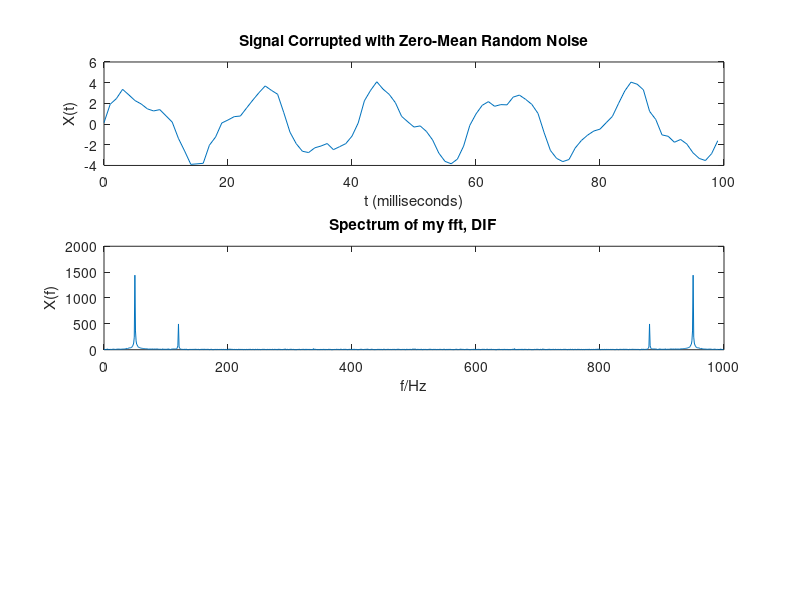

This chart was generated by the following MATLAB code:
%% first created on 2023.08.24, by Guan Shixun.
% implement fft-DIF iteratively.
clear;
clc;
%----------------------------------------> parameters
%x = [1 2 -3 -1];
%x       = 0:N-1;
Fs      = 1000;             % Sampling frequency                    
T       = 1/Fs;             % Sampling period
N       = 1024;             % Sampling length
t       = (0:N-1)*T;          % Sampling time
df      = Fs/N;
f       = (0:N-1)*df;
index   = 0:N-1;
%----------------------------------------> generate source
noise_pow = 0.2;
S = 3*sin(2*pi*50*t) + sin(2*pi*120*t);
x = S + noise_pow*randn(size(t));
subplot(3,1,1)
plot(1000*t(1:100),x(1:100))
title("Signal Corrupted with Zero-Mean Random Noise")
xlabel("t (milliseconds)")
ylabel("X(t)")


%----------------------------------------> FFT-DIF
%x                   = 0:N-1;
levels              = log2(N);
X_FFT               = zeros(1,N);
X_FFT_middle_result = zeros(levels+1, N);
X_FFT_middle_result(1,:) = x;
for level = 0:levels-1
    len = 2^(levels-level);
    mid = len / 2;
    Wn  = exp(-1j * 2 * pi / len);
    for pos = 1:len:N
        for k = 0:mid-1
            A = x(pos+k) + x(pos+k+mid);
            B = (x(pos+k) - x(pos+k+mid))*Wn^(k);
            x(pos+k) = A;
            x(pos+k+mid)  = B;
        end
    end
    X_FFT_middle_result(level+2,:) = x;
end

%----------------------------------------> bit-reverse
normal_index = index;
reversed_index = bitrevorder(normal_index);

%----------------------------------------> final result
X_FFT(reversed_index+1) = x;

subplot(3,1,2)
plot(f,abs(X_FFT)) 
title("Spectrum of my fft, DIF")
xlabel("f/Hz")
ylabel("X(f)")

